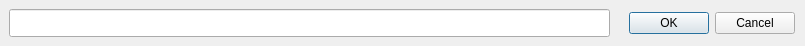
<?xml version="1.0" encoding="UTF-8"?>
<ui version="4.0">
 <class>AssDigital</class>
 <widget class="QMainWindow" name="AssDigital">
  <property name="geometry">
   <rect>
    <x>0</x>
    <y>0</y>
    <width>805</width>
    <height>46</height>
   </rect>
  </property>
  <property name="sizePolicy">
   <sizepolicy hsizetype="Fixed" vsizetype="Fixed">
    <horstretch>0</horstretch>
    <verstretch>0</verstretch>
   </sizepolicy>
  </property>
  <property name="minimumSize">
   <size>
    <width>805</width>
    <height>46</height>
   </size>
  </property>
  <property name="maximumSize">
   <size>
    <width>805</width>
    <height>46</height>
   </size>
  </property>
  <property name="windowTitle">
   <string>ASSINATURA DIGITAL</string>
  </property>
  <widget class="QWidget" name="centralwidget">
   <property name="maximumSize">
    <size>
     <width>805</width>
     <height>46</height>
    </size>
   </property>
   <property name="sizeIncrement">
    <size>
     <width>0</width>
     <height>0</height>
    </size>
   </property>
   <property name="baseSize">
    <size>
     <width>0</width>
     <height>0</height>
    </size>
   </property>
   <layout class="QHBoxLayout" name="horizontalLayout">
    <item>
     <widget class="QWidget" name="widget" native="true">
      <property name="maximumSize">
       <size>
        <width>805</width>
        <height>46</height>
       </size>
      </property>
      <widget class="QDialogButtonBox" name="btn_box">
       <property name="geometry">
        <rect>
         <x>610</x>
         <y>0</y>
         <width>176</width>
         <height>28</height>
        </rect>
       </property>
       <property name="standardButtons">
        <set>QDialogButtonBox::Cancel|QDialogButtonBox::Ok</set>
       </property>
      </widget>
      <widget class="QLineEdit" name="le_assinatura">
       <property name="geometry">
        <rect>
         <x>0</x>
         <y>0</y>
         <width>601</width>
         <height>28</height>
        </rect>
       </property>
       <property name="sizePolicy">
        <sizepolicy hsizetype="Expanding" vsizetype="Fixed">
         <horstretch>0</horstretch>
         <verstretch>0</verstretch>
        </sizepolicy>
       </property>
      </widget>
     </widget>
    </item>
   </layout>
  </widget>
 </widget>
 <resources/>
 <connections/>
</ui>
